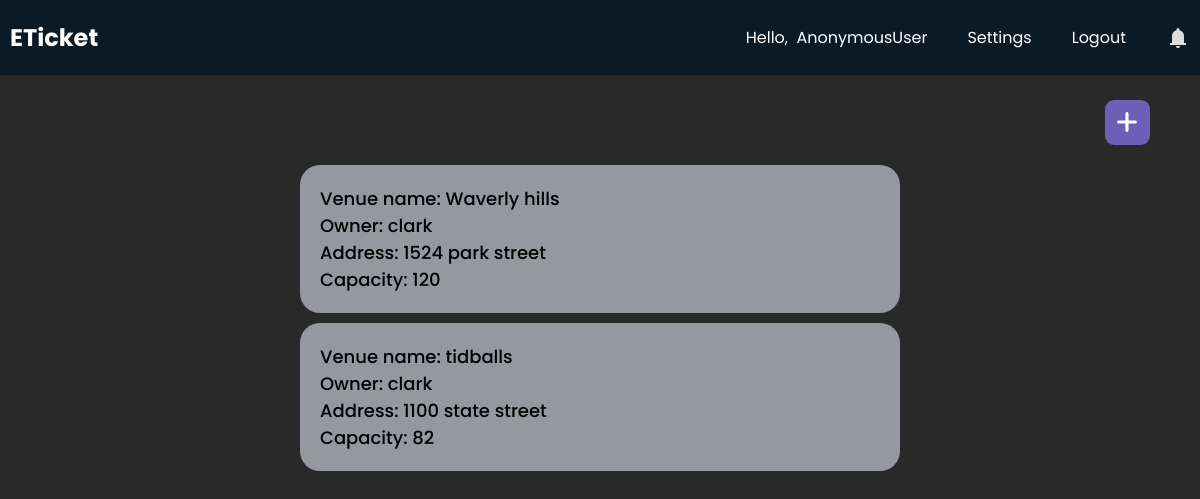
The app's page /eticket/venue/, older data.
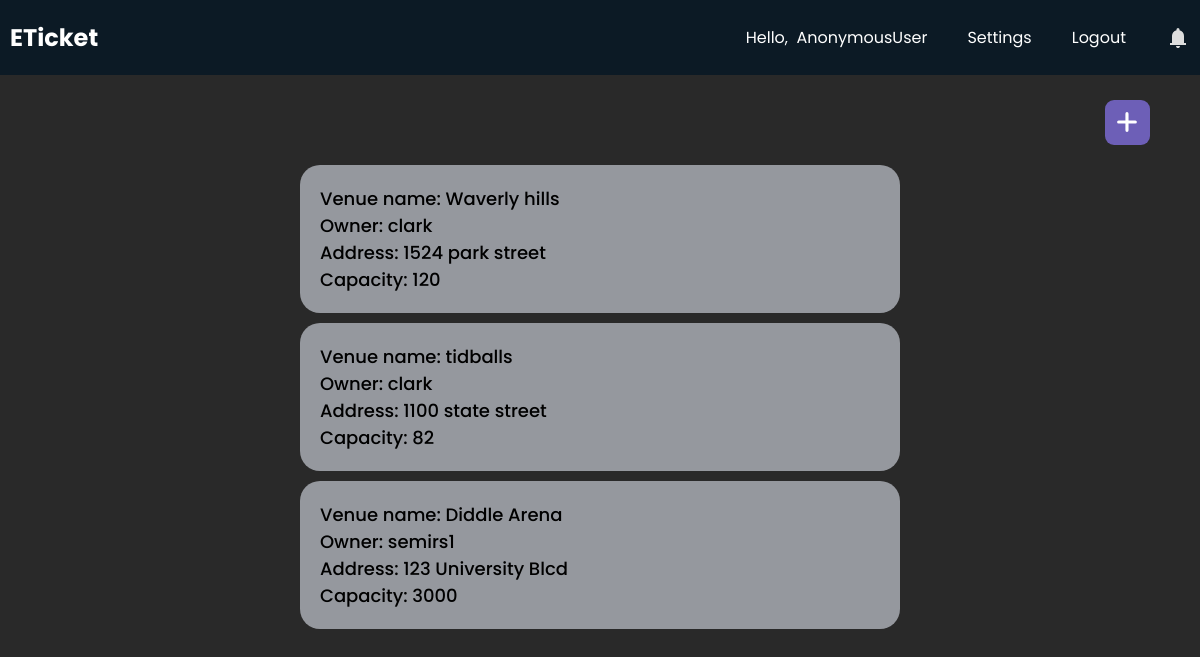
The same page, newer data.
### eticket/models.py (models this page shows)
class Venue(models.Model):
    id = models.UUIDField(primary_key=True, default=uuid.uuid4, editable=False)
    owner = models.ForeignKey(User, on_delete=models.CASCADE, null=True)
    name = models.CharField(max_length=100)
    location = models.CharField(max_length=100)
    capacity = models.PositiveIntegerField(default=0)

### eticket/views.py (the view, shortened to what this page needs)
# urls.py: path("venue/", views.venue, name="venue"),
def venue(request):
    venues = Venue.objects.all()
    context = {'venues':venues}
    return render(request, "eticket/venue.html", context)

### eticket/templates/eticket/venue.html (shortened to what this page needs)
{% extends 'eticket/base.html' %}
{% load static %}
{% block extra_css %}
    <link rel="stylesheet" href="{% static 'css/venue.css' %}">
{% endblock %}
{% block content %}
<div id="addbtn"><svg xmlns="http://www.w3.org/2000/svg" width="12" height="12" viewBox="0 0 12 12"><path fill="white" d="M6.5 1.75a.75.75 0 0 0-1.5 0V5H1.75a.75.75 0 0 0 0 1.5H5v3.25a.75.75 0 0 0 1.5 0V6.5h3.25a.75.75 0 0 0 0-1.5H6.5V1.75Z"/></svg></div>
<div class="venue-wrapper" id="venue-wrapper">
    {% for venue in venues %}
        <div class="venue">
            <span>Venue name: {{venue.name}}</span>
            <span>Owner: {{venue.owner}}</span>
            <span>Address: {{venue.location}}</span>
            <span>Capacity: {{venue.capacity}}</span>
        </div>
    {% endfor %}
</div>
{% endblock %}

Row changes from the older to the newer data that the page shows:
added Venue: name "Diddle Arena", owner "semirs1", location "123 University Blcd", capacity "3000"
